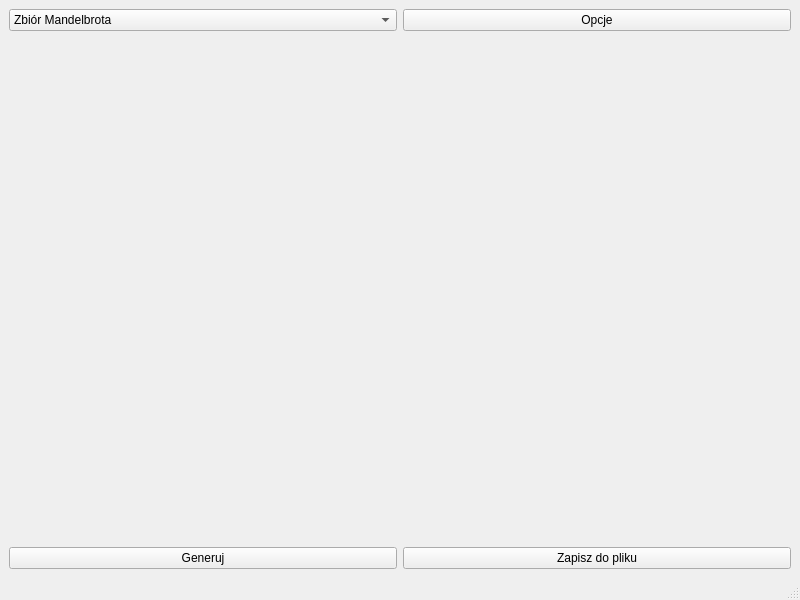
<?xml version="1.0" encoding="UTF-8"?>
<ui version="4.0">
 <class>Fraktale</class>
 <widget class="QMainWindow" name="Fraktale">
  <property name="geometry">
   <rect>
    <x>0</x>
    <y>0</y>
    <width>800</width>
    <height>600</height>
   </rect>
  </property>
  <property name="windowTitle">
   <string>Fraktale</string>
  </property>
  <widget class="QWidget" name="centralwidget">
   <layout class="QGridLayout" name="gridLayout">
    <item row="0" column="1">
     <widget class="QPushButton" name="pushButton">
      <property name="text">
       <string>Opcje</string>
      </property>
     </widget>
    </item>
    <item row="2" column="0" colspan="2">
     <widget class="QLabel" name="fractalWindow">
      <property name="text">
       <string/>
      </property>
      <property name="alignment">
       <set>Qt::AlignCenter</set>
      </property>
     </widget>
    </item>
    <item row="0" column="0">
     <widget class="QComboBox" name="comboBox">
      <item>
       <property name="text">
        <string>Zbiór Mandelbrota</string>
       </property>
      </item>
      <item>
       <property name="text">
        <string>Zbiór Julii</string>
       </property>
      </item>
      <item>
       <property name="text">
        <string>Paproć Barnsleya</string>
       </property>
      </item>
     </widget>
    </item>
    <item row="3" column="0">
     <widget class="QPushButton" name="generatingButton">
      <property name="text">
       <string>Generuj</string>
      </property>
     </widget>
    </item>
    <item row="3" column="1">
     <widget class="QPushButton" name="saveButton">
      <property name="text">
       <string>Zapisz do pliku</string>
      </property>
     </widget>
    </item>
   </layout>
  </widget>
  <widget class="QStatusBar" name="statusbar"/>
 </widget>
 <resources/>
 <connections/>
</ui>
